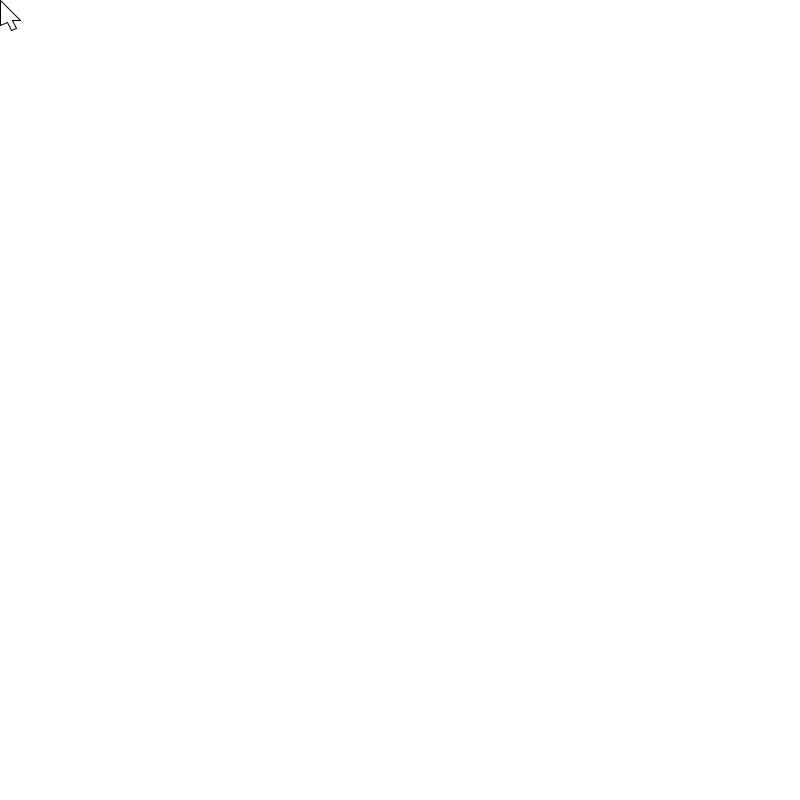
Frame 1 (no input)
Frame 60 (the mouse pressed at the canvas centre just before this capture): identical to frame 1, image omitted
Frame 120 (the mouse held since frame 60 and released just before this capture): blank canvas, image omitted

The Processing sketch that drew this single still picture (run headless with seeded random() and noise(); from frame 60 on, the mouse is pressed at the canvas centre):

// Processing sketch: mousePoint
// ── mousePoint.pde
void setup(){
  size(800,800);
}

void draw(){
  background(255);
  line(mouseX,mouseY,mouseX,mouseY+25);
  line(mouseX,mouseY,mouseX+20,mouseY+20);
  line(mouseX+20,mouseY+20,mouseX+12,mouseY+20);
  line(mouseX+12,mouseY+20,mouseX+16,mouseY+28);
  line(mouseX+16,mouseY+28,mouseX+11,mouseY+30);
  line(mouseX+11,mouseY+30,mouseX+7,mouseY+22);
  line(mouseX+7,mouseY+22,mouseX,mouseY+25);
  if(mousePressed==true){
    //strokeWeight(10);
    point(mouseX,mouseY);
  }
}
